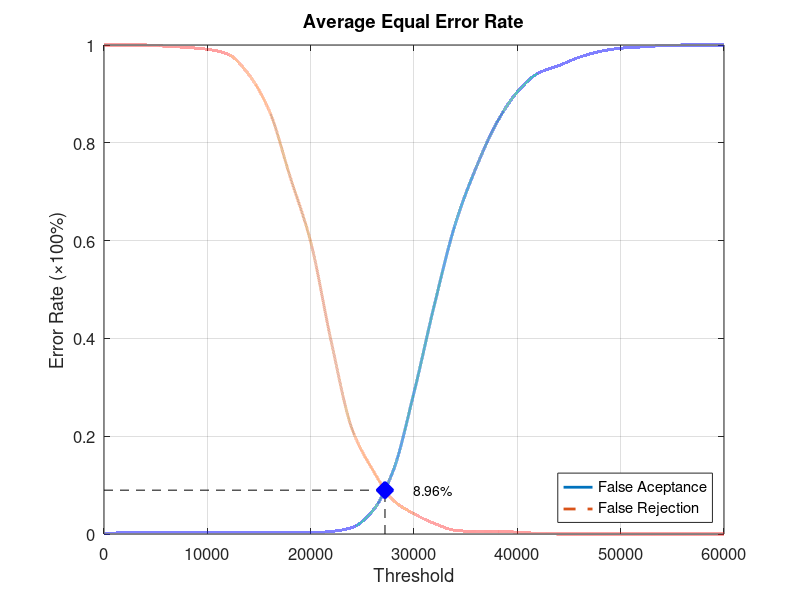
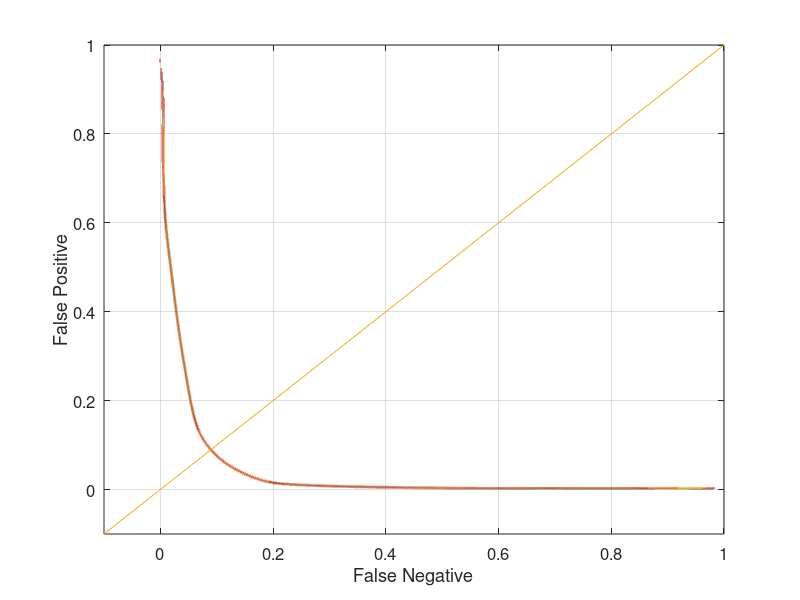

These figures' MATLAB source, in order:
function yEER = Experiment4Average
close all;
clear;
clc;
x = 0:2000:60000;
xq = 0:0.5:60000;

y0 = [0 0.00263158 0.00263158 0.00263158 0.00263158 0.00263158 0.00263158 0.00263158 0.00263158 0.00263158 0.00263158 0.00526316 0.0131579 0.0473684 0.130263 0.289474 0.471053 0.634211 0.748684 0.840789 0.903947 0.942105 0.957895 0.975 0.986842 0.993421 0.996053 0.998684 1 1 1];
yy0 = interp1(x, y0, xq, 'pchip');
y1 = [1 1 1 0.9975 0.995 0.99125 0.98125 0.94 0.865 0.73125 0.5975 0.3925 0.215 0.13125 0.06875 0.04125 0.02125 0.0075 0.005 0.005 0.00375 0.00125 0 0 0 0 0 0 0 0 0];
yy1 = interp1(x, y1, xq, 'pchip');

% Calculating EER: 
y2 = abs(y0 - y1);
find(y2 == min(y2))
yy2 = abs(yy0 - yy1);
xEER = find(yy2 == min(yy2));
xEERIndex = xq(xEER) % X-axis EER
yEER = yy0(xEER) % Y-axis EER

main = figure
plot(xq, yy0,'-','LineWidth', 2);	hold on
plot(xq, yy1,'--','LineWidth', 2);	hold on
plot([xEERIndex xEERIndex], [0 yEER], 'k--');	hold on
plot([0 xEERIndex], [yEER yEER], 'k--');	hold on
plot(xEERIndex, yEER, 'bx', 'LineWidth', 10);	hold on
text(xEERIndex + 10 * xEERIndex / 100, yEER, [num2str(round((10000 * yEER)) / 100) '%'])
legend('False Aceptance', 'False Rejection', 'Location', 'SouthEast')
xlabel('Threshold')
ylabel('Error Rate (\times100%)')
title('Average Equal Error Rate')
set(gca, 'FontSize', 12)
axis([0 60000 0 1])
grid on

print(main, 'Experiment4AverageMain', '-dpng');
FNRxFPR = figure('Color', [1 1 1]);
plot(yy1, yy0, '-', yy1, yy0, 'LineWidth', 2);
hold on
y = -0.1:0.1:1
plot(y, y); 
set(gca, 'FontSize', 12)
xlabel('False Negative')
ylabel('False Positive')
axis([-0.1 1 -0.1 1])
set(gca, 'FontSize', 12)
grid on

print(FNRxFPR, 'Experiment4AverageFNRxFPR','-dpng');
end
